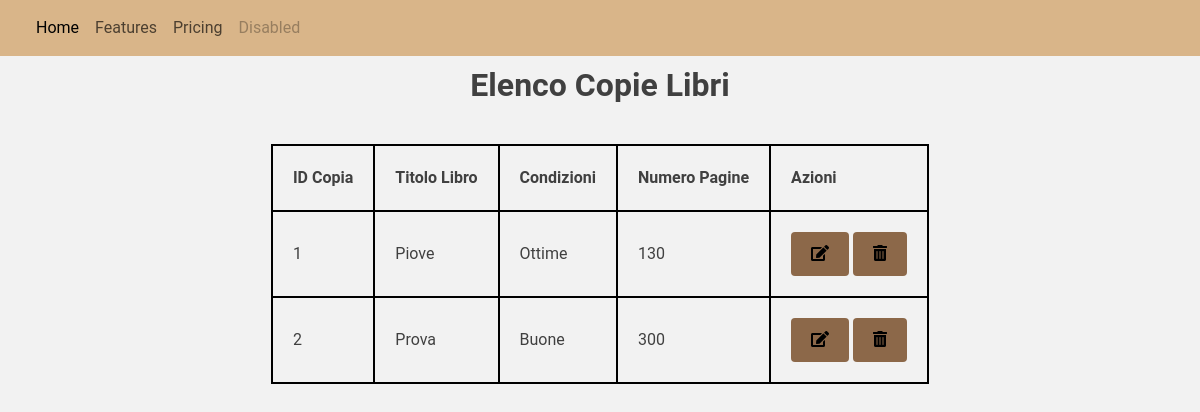
The page /copiesList.php on the database its author committed.
### tables this page shows
CREATE TABLE `copialibro` (
  `Codice` int(11) NOT NULL,
  `Condizioni` varchar(255) DEFAULT NULL,
  `numPagine` int(11) NOT NULL,
  `CodiceLibro` int(11) DEFAULT NULL
);

CREATE TABLE `libro` (
  `Codice` int(11) NOT NULL,
  `Titolo` varchar(30) NOT NULL,
  `Genere` varchar(100) DEFAULT NULL,
  `AnnoPubbl` int(11) DEFAULT NULL
);

### copiesList.php (the view, shortened to what this page needs)
<!DOCTYPE html>
<html lang="it">
<head>
    <link href="https://cdn.jsdelivr.net/npm/bootstrap@5.3.3/dist/css/bootstrap.min.css" rel="stylesheet">
    <link rel="stylesheet" href="https://cdnjs.cloudflare.com/ajax/libs/font-awesome/5.15.4/css/all.min.css">
    <link rel="stylesheet" href="stylesheet/style.css">
</head>
<body>
    <?php
    include "navbar.php";
    include 'connection.php';
    $copies_sql = "SELECT copialibro.*, libro.Titolo
                    FROM copialibro
                    LEFT JOIN libro ON copialibro.CodiceLibro = libro.Codice";
    $copies_result = $conn->query($copies_sql);
    if ($copies_result->num_rows > 0) {
        echo "<h1>Elenco Copie Libri</h1>";
        echo "<table class='custom-table1'>
                <tr>
                    <th>ID Copia</th>
                    <th>Titolo Libro</th>
                    <th>Condizioni</th>
                    <th>Numero Pagine</th>
                    <th>Azioni</th>
                </tr>";
        while($row = $copies_result->fetch_assoc()) {
            echo "<tr>
                    <td>".$row["Codice"]."</td>
                    <td>".$row["Titolo"]."</td>
                    <td>".$row["Condizioni"]."</td>
                    <td>".$row["numPagine"]."</td>
                    <td>
                        <a href='modifyCopy.php?id=".$row["Codice"]."'><button class='action-btn'><i class='fas fa-edit'></i></button></a>
                        <a href='deleteCopy.php?id=".$row["Codice"]."'><button class='action-btn'><i class='fas fa-trash-alt'></i></button></a>
                    </td>
                </tr>";
        }
        echo "</table>";
    } else {
        echo "<p>Nessuna copia libro presente nel database.</p>";
    }
    ?>
</body>
</html>

### stylesheet/style.css (style rules this page uses)
:root { --white: #F2F2F2; --gray: #404040; --brown: #BF9B7A; --lightBrown: #D9B589; --darkBrown: #8C6849; }
body { font-family: 'Roboto', sans-serif; background-color: var(--white); color: var(--gray); margin: 0; padding: 0; display: flex; justify-content: center; align-items: center; flex-direction: column; width: 100vw; }
h1 { text-align: center; font-size: 32px; color: var(--gray); margin-bottom: 40px; font-weight: 700; }
a { color: var(--gray); }
input[type="submit"], button { background-color: var(--darkBrown); color: B5B4D9; padding: 10px 20px; border: none; border-radius: 4px; cursor: pointer; transition: background-color 0.3s ease; }
th,td { padding: 20px; }
table { border-collapse: collapse; background-color: var(--white); }
tr,th,td { border: 2px solid black; }

### rows shown on the page
copialibro: Codice "1", CodiceLibro.Titolo "Piove", Condizioni "Ottime", numPagine "130"
copialibro: Codice "2", CodiceLibro.Titolo "Prova", Condizioni "Buone", numPagine "300"
